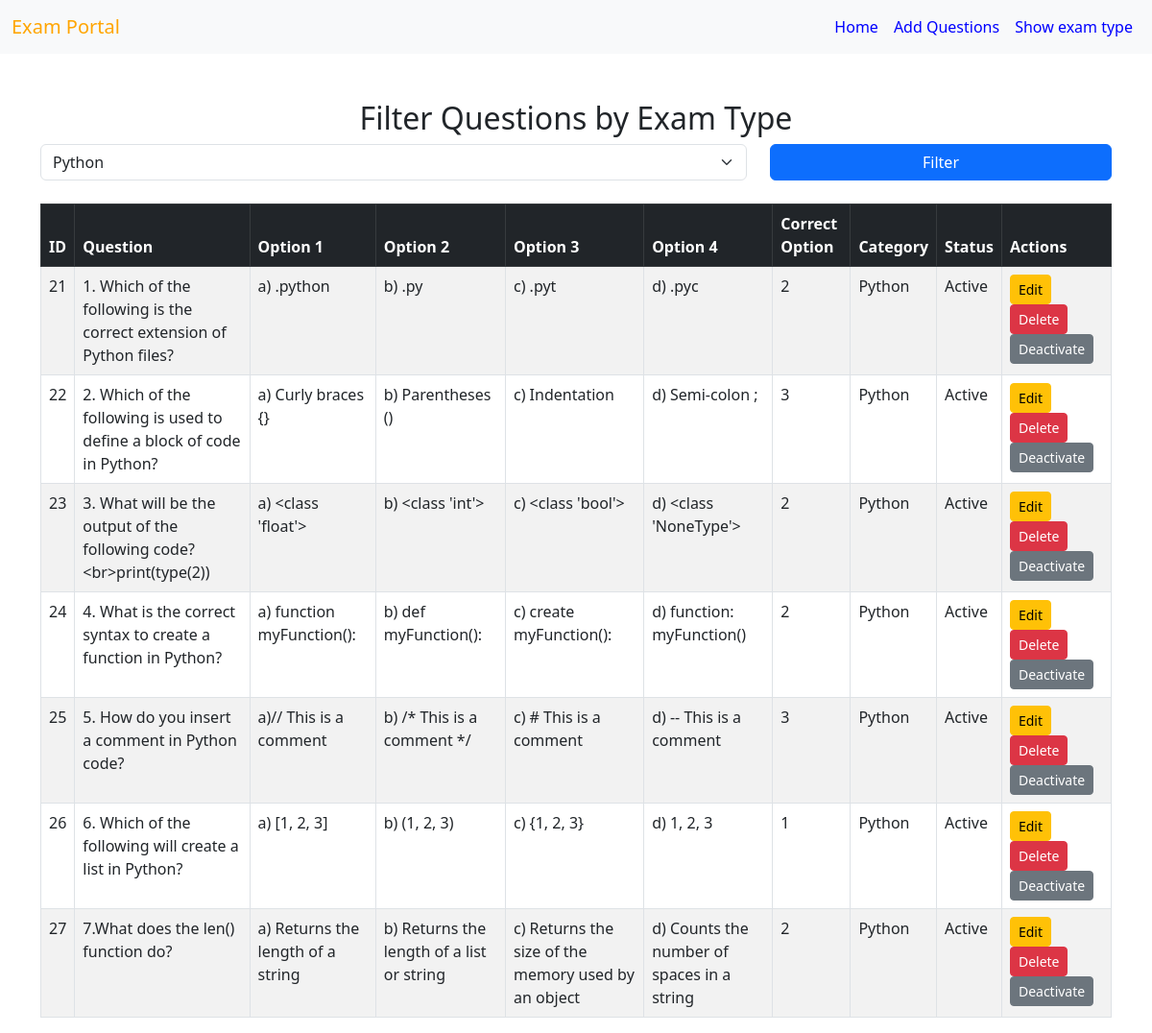
/Show_question.php?exam_type=Python, run on an earlier commit of the app's database.
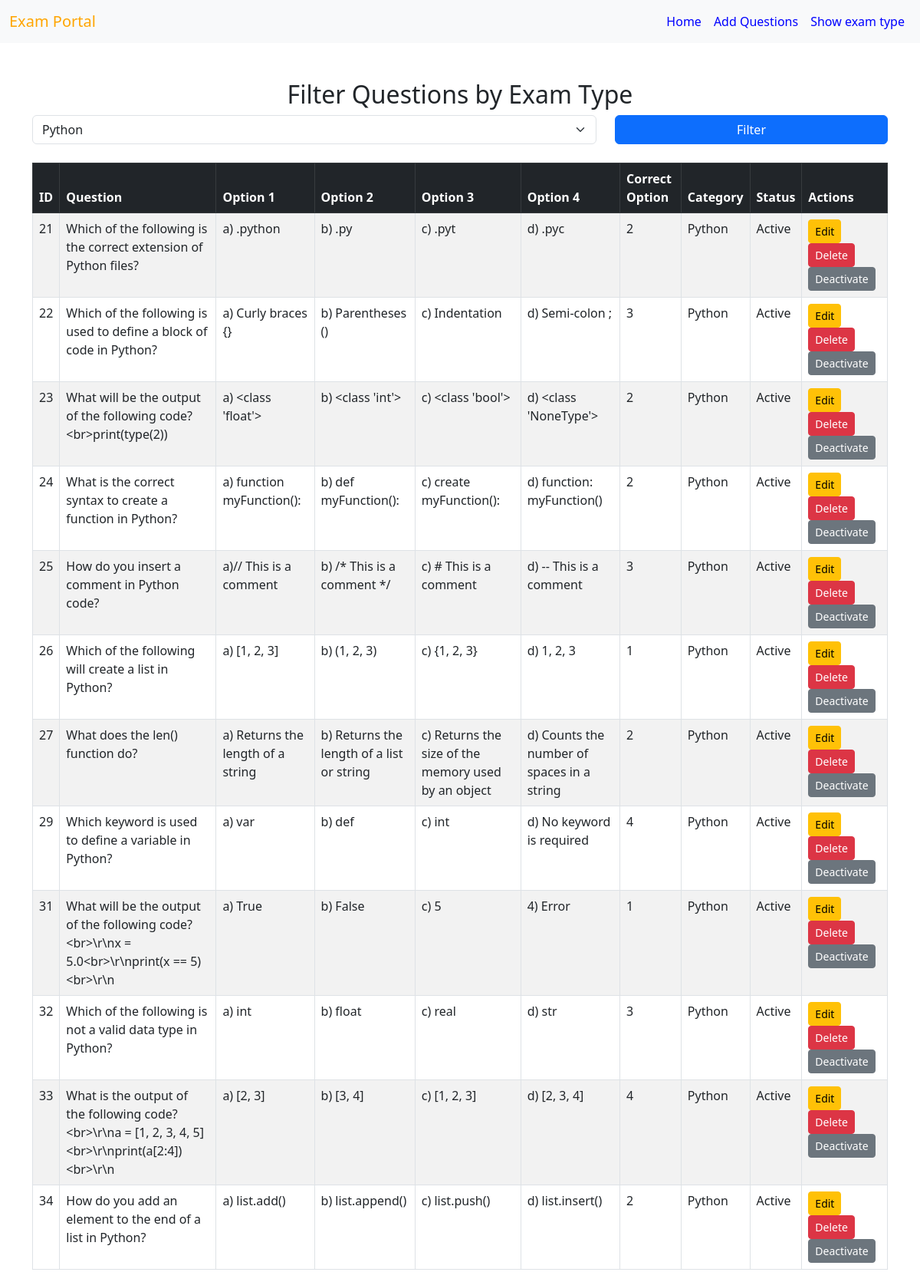
And on a later commit of the database.
### tables this page shows
CREATE TABLE `questions` (
  `id` int(11) NOT NULL,
  `exam_type` text DEFAULT NULL,
  `question` text DEFAULT NULL,
  `option1` varchar(255) DEFAULT NULL,
  `option2` varchar(255) DEFAULT NULL,
  `option3` varchar(255) DEFAULT NULL,
  `option4` varchar(255) DEFAULT NULL,
  `correct_option` int(11) DEFAULT NULL,
  `level` int(2) NOT NULL,
  `status` int(6) NOT NULL DEFAULT 1
);

### Show_question.php (the view, shortened to what this page needs)
<?php
include 'conn.php';
$selected_exam_type = isset($_GET['exam_type']) ? $conn->real_escape_string($_GET['exam_type']) : '';
$query = "SELECT * FROM questions";
if (!empty($selected_exam_type)) {
    $query .= " WHERE exam_type='$selected_exam_type'";
}
$questions = $conn->query($query);
$exam_types = $conn->query("SELECT * FROM exam_type_menu WHERE status=1");
?>
<!DOCTYPE html>
<html>
<head>
    <link rel="stylesheet" href="https://cdnjs.cloudflare.com/ajax/libs/bootstrap/5.3.0/css/bootstrap.min.css">
</head>
<body>
<nav class="navbar navbar-expand-lg navbar-light bg-light">
    <div class="container-fluid">
        <a class="navbar-brand" style="color: orange;" href="#">Exam Portal</a>
        <div class="collapse navbar-collapse" id="navbarNav">
            <ul class="navbar-nav ms-auto">
            <li class="nav-item">
                    <a class="nav-link" style="color: blue;" href="show_candidate.php">Home</a>
                </li>
                <li class="nav-item">
                    <a class="nav-link" style="color: blue;" href="add_question.php">Add Questions</a>
                </li>
                <li class="nav-item">
                    <a class="nav-link" style="color: blue;" href="show_exam_type.php">Show exam type</a>
                </li>
            </ul>
        </div>
    </div>
</nav>
<div class="container mt-5">
    <h2 class="text-center">Filter Questions by Exam Type</h2>
    <form method="GET" class="mb-4">
        <div class="row">
            <div class="col-md-8">
                <select name="exam_type" class="form-select" onchange="this.form.submit()">
                    <?php while ($row = $exam_types->fetch_assoc()) { ?>
                        <option value="<?php echo htmlspecialchars($row['exam_type']); ?>"
                            <?php if ($selected_exam_type === $row['exam_type']) echo 'selected'; ?>>
                            <?php echo htmlspecialchars($row['exam_type']); ?>
                        </option>
                    <?php } ?>
                </select>
            </div>
            <div class="col-md-4">
                <button type="submit" class="btn btn-primary w-100">Filter</button>
            </div>
        </div>
    </form>
    <table class="table table-bordered table-striped">
        <thead class="table-dark">
            <tr>
                <th>ID</th>
                <th>Question</th>
                <th>Option 1</th>
                <th>Option 2</th>
                <th>Option 3</th>
                <th>Option 4</th>
                <th>Correct Option</th>
                <th>Category</th>
                <th>Status</th>
                <th>Actions</th>
            </tr>
        </thead>
        <tbody>
            <?php
            if ($questions->num_rows > 0) {
                while ($row = $questions->fetch_assoc()) { ?>
                    <tr>
                        <td><?php echo $row['id']; ?></td>
                        <td><?php echo htmlspecialchars($row['question']); ?></td>
                        <td><?php echo htmlspecialchars($row['option1']); ?></td>
                        <td><?php echo htmlspecialchars($row['option2']); ?></td>
                        <td><?php echo htmlspecialchars($row['option3']); ?></td>
                        <td><?php echo htmlspecialchars($row['option4']); ?></td>
                        <td><?php echo htmlspecialchars($row['correct_option']); ?></td>
                        <td><?php echo htmlspecialchars($row['exam_type']); ?></td>
                        <td><?php echo $row['status'] == 1 ? 'Active' : 'Inactive'; ?></td>
                        <td>
                            <a href="edit_question.php?id=<?php echo $row['id']; ?>" class="btn btn-warning btn-sm">Edit</a>
                            <a href="?delete_id=<?php echo $row['id']; ?>" class="btn btn-danger btn-sm" onclick="return confirm('Are you sure?')">Delete</a>
                            <a href="?toggle_id=<?php echo $row['id']; ?>" class="btn btn-secondary btn-sm">
                                <?php echo $row['status'] == 1 ? 'Deactivate' : 'Activate'; ?>
                            </a>
                        </td>
                    </tr>
                <?php }
            } else { ?>
                <tr>
                    <td colspan="10" class="text-center">No questions found for the selected exam type</td>
                </tr>
            <?php } ?>
        </tbody>
    </table>
</div>
</body>
</html>

What changed in the data, as far as the page shows it:
changed questions "a) .python": question "1. Which of the following is the correct extension of Python files?" → "Which of the following is the correct extension of Python files?"
changed questions "a) Curly braces {}": question "2. Which of the following is used to define a block of code in Python?" → "Which of the following is used to define a block of code in Python?"
changed questions "a) <class 'float'>": question "3. What will be the output of the following code?<br>print(type(2))" → "What will be the output of the following code?<br>print(type(2))"
changed questions "a) function myFunction():": question "4. What is the correct syntax to create a function in Python?" → "What is the correct syntax to create a function in Python?"
changed questions "a)// This is a comment": question "5. How do you insert a comment in Python code?" → "How do you insert a comment in Python code?"
changed questions id 26: question "6. Which of the following will create a list in Python?" → "Which of the following will create a list in Python?"
changed questions "a) Returns the length of a string": question "7.What does the len() function do?" → "What does the len() function do?"
added questions: id "29", question "Which keyword is used to define a variable in Python?", option1 "a) var", option2 "b) def", option3 "c) int", option4 "d) No keyword is required", correct_option "4", exam_type "Python", status "Active"
added questions: id "31", question "What will be the output of the following code?<br>\\r\\nx = 5.0<br>\\r\\nprint(x == 5)<br>\\r\\n", option1 "a) True", option2 "b) False", option3 "c) 5", option4 "4) Error", correct_option "1", exam_type "Python", status "Active"
added questions: id "32", question "Which of the following is not a valid data type in Python?", option1 "a) int", option2 "b) float", option3 "c) real", option4 "d) str", correct_option "3", exam_type "Python", status "Active"
added questions: id "33", question "What is the output of the following code?<br>\\r\\na = [1, 2, 3, 4, 5]<br>\\r\\nprint(a[2:4])<br>\\r\\n", option1 "a) [2, 3]", option2 "b) [3, 4]", option3 "c) [1, 2, 3]", option4 "d) [2, 3, 4]", correct_option "4", exam_type "Python", status "Active"
added questions: id "34", question "How do you add an element to the end of a list in Python?", option1 "a) list.add()", option2 "b) list.append()", option3 "c) list.push()", option4 "d) list.insert()", correct_option "2", exam_type "Python", status "Active"
